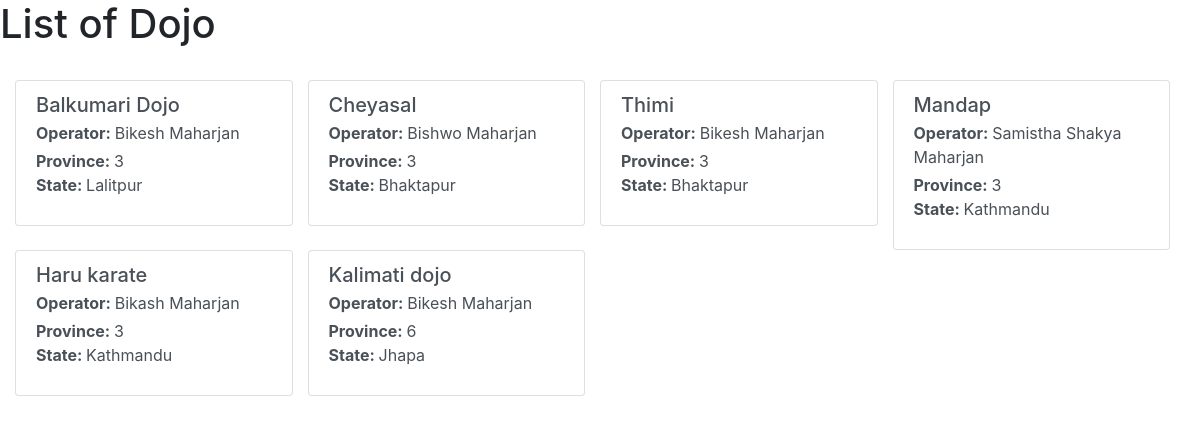
Page /dojo/ on the committed database.
### dojo/models.py (models this page shows, shortened)
class Dojo(models.Model):
    name = models.CharField(max_length=256)
    established_date = models.DateField()
    province = models.CharField(max_length=256)
    state = models.CharField(max_length=28)
    operator = models.ForeignKey(Operator, on_delete=models.CASCADE)

class Operator(models.Model):
    first_name = models.CharField(max_length=128)
    last_name = models.CharField(max_length=128)
    province = models.CharField(max_length=256, null=True, blank=True)
    state = models.CharField(max_length=28, null=True, blank=True)
    def __str__(self):
        return f"{self.first_name} {self.last_name}"

### dojo/views.py (the view)
# urls.py: path('', DojoListView.as_view()),
class DojoListView(ListView):
    queryset = Dojo.objects.all()
    context_object_name = 'dojos'
    template_name = 'dojo/dojo.html'

### dojo/templates/dojo/dojo.html (shortened to what this page needs)
{% extends "dojo/layout.html" %}
{% block dojo %}
<h1 class="d-flex w-100 justify-content-between">List of Dojo</h1>
<div class="container col-auto">
    <div class="row col-auto">
        {% for dojo in dojos %}
        <div class="list-group col-md-3">
            <a href="#" class="list-group-item list-group-item-action flex-column align-items-start ">
                <div class="d-flex w-100 justify-content-between">
                    <h5 class="mb-1">{{dojo.name|capfirst}}</h5>
                </div>
                <p class="mb-1"><strong>Operator: </strong>{{dojo.operator|capfirst}}
                </p>
                <strong>Province: </strong>{{dojo.province|capfirst}}
                <p>
                    <strong>State: </strong>{{dojo.state|capfirst}}
                </p>
            </a>
        </div>
        {% endfor %}
    </div>
</div>
{% endblock %}

### rows in the picture
Dojo: name "Balkumari Dojo", operator "Bikesh Maharjan", province "3", state "Lalitpur"
Dojo: name "Cheyasal", operator "Bishwo Maharjan", province "3", state "Bhaktapur"
Dojo: name "Thimi", operator "Bikesh Maharjan", province "3", state "Bhaktapur"
Dojo: name "Mandap", operator "Samistha Shakya Maharjan", province "3", state "Kathmandu"
Dojo: name "Haru karate", operator "Bikash Maharjan", province "3", state "Kathmandu"
Dojo: name "Kalimati dojo", operator "Bikesh Maharjan", province "6", state "Jhapa"
